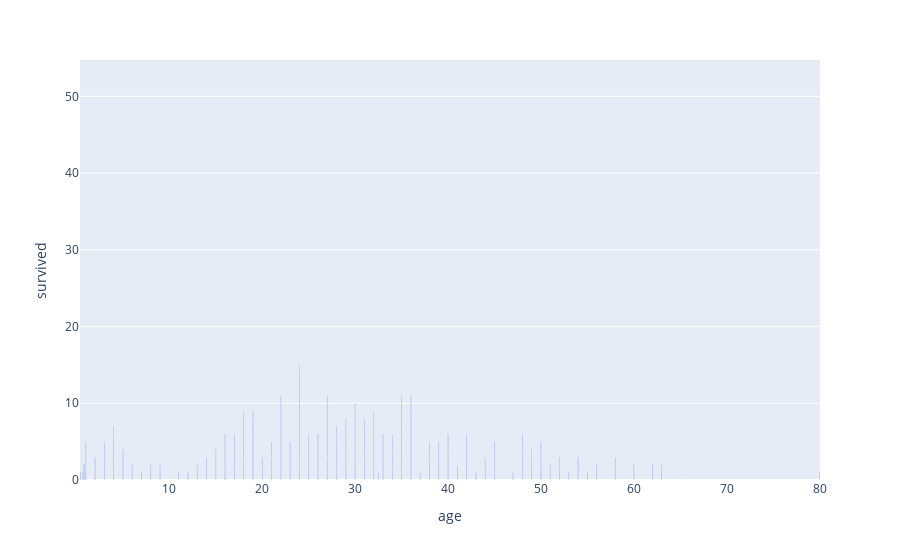

The notebook cell saved with this chart:
### Code cell
px.bar(df, x='age', y='survived', )

### Figure 1 — Plotly figure (JSON) as saved in the notebook; plotly's stock layout.template omitted (floating-point values rounded to 4 significant figures; data arrays with more than 128 entries replaced by an {"elided": "..."} marker saying what was removed)
{"data": [{"alignmentgroup": "True", "hovertemplate": "age=%{x}<br>survived=%{y}<extra></extra>", "legendgroup": "", "marker": {"color": "#636efa"}, "name": "", "offsetgroup": "", "orientation": "v", "showlegend": false, "textposition": "auto", "type": "bar", "x": {"elided": "891 float values"}, "xaxis": "x", "y": {"elided": "891 int values"}, "yaxis": "y"}], "layout": {"barmode": "relative", "legend": {"tracegroupgap": 0}, "margin": {"t": 60}, "xaxis": {"anchor": "y", "domain": [0, 1], "title": {"text": "age"}}, "yaxis": {"anchor": "x", "domain": [0, 1], "title": {"text": "survived"}}}}
